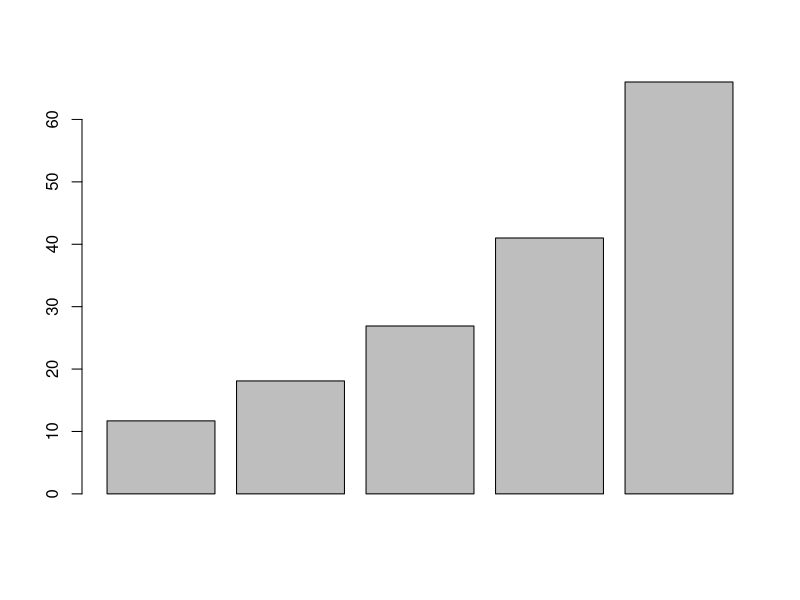
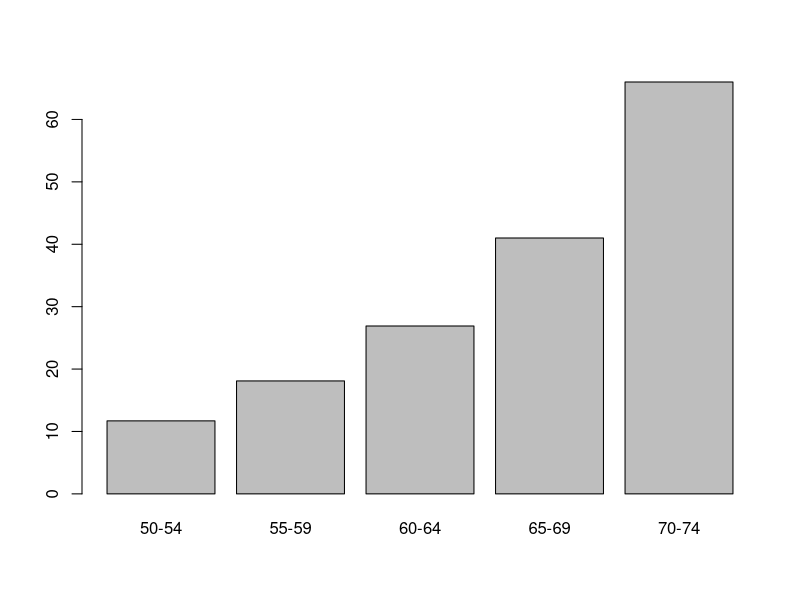
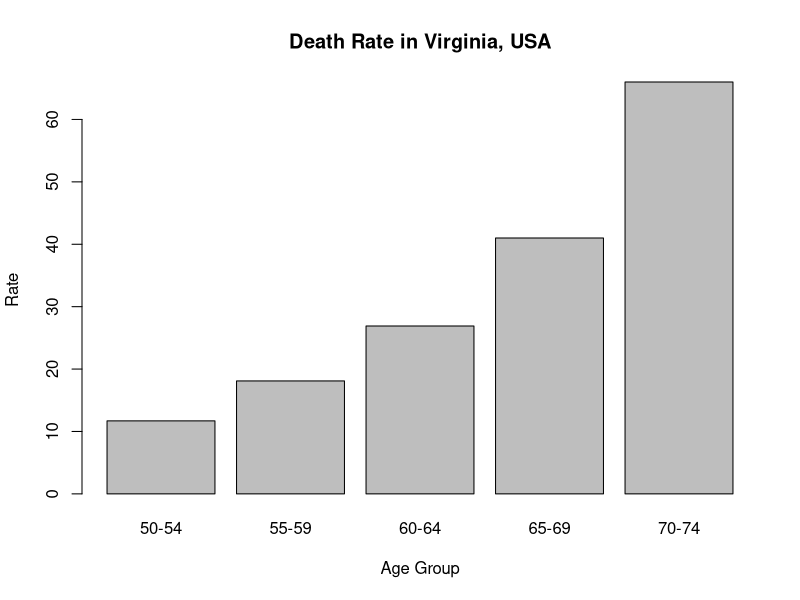
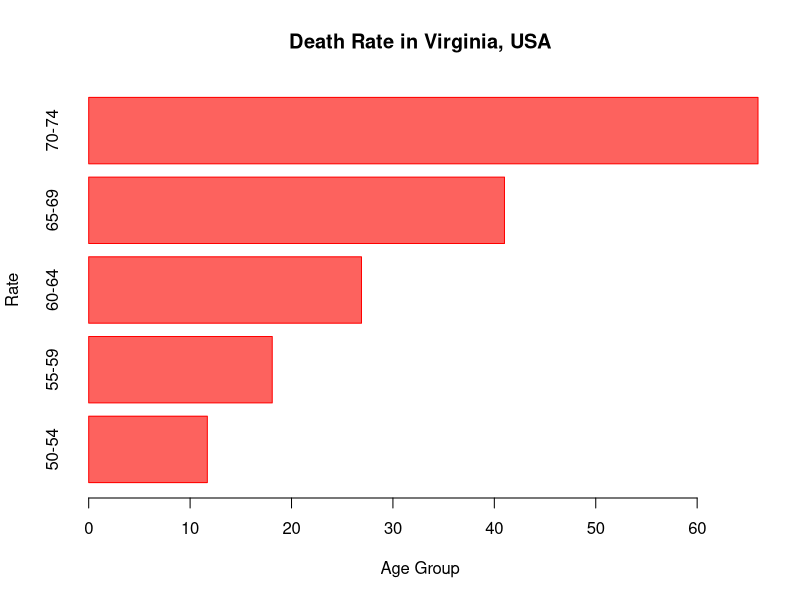
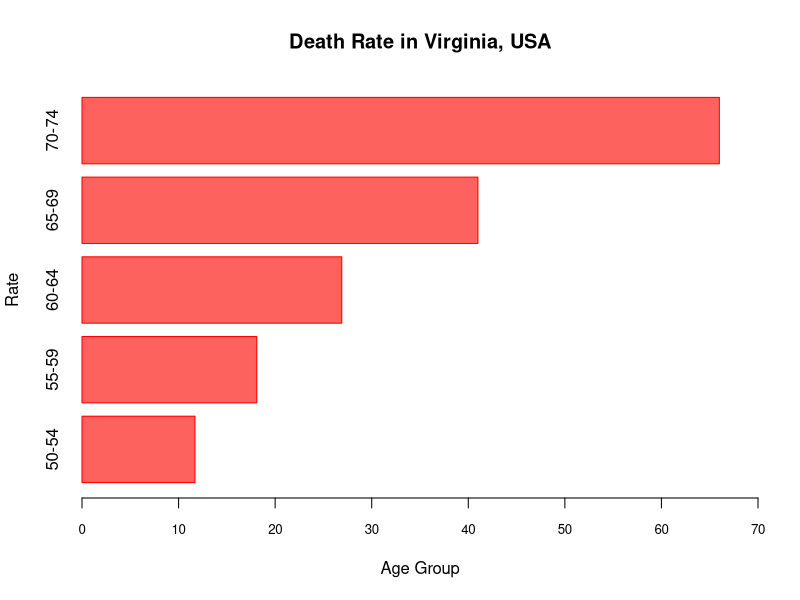
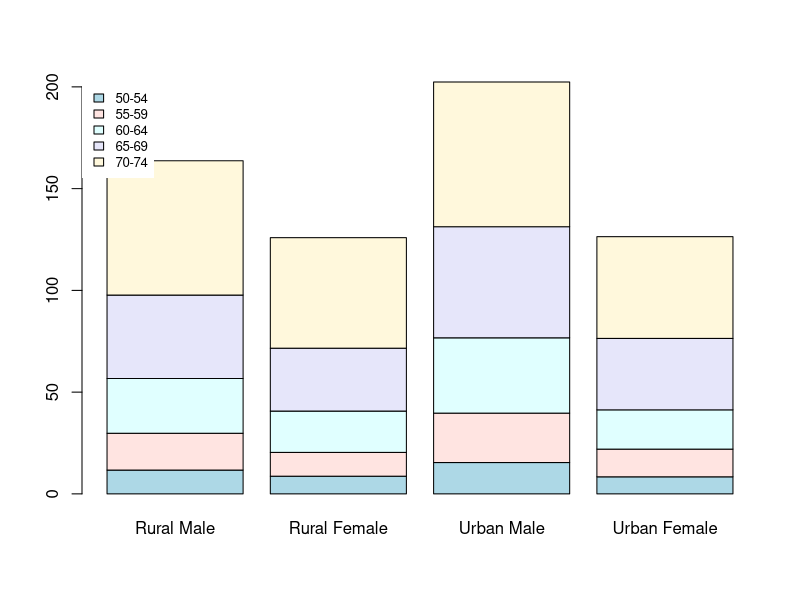
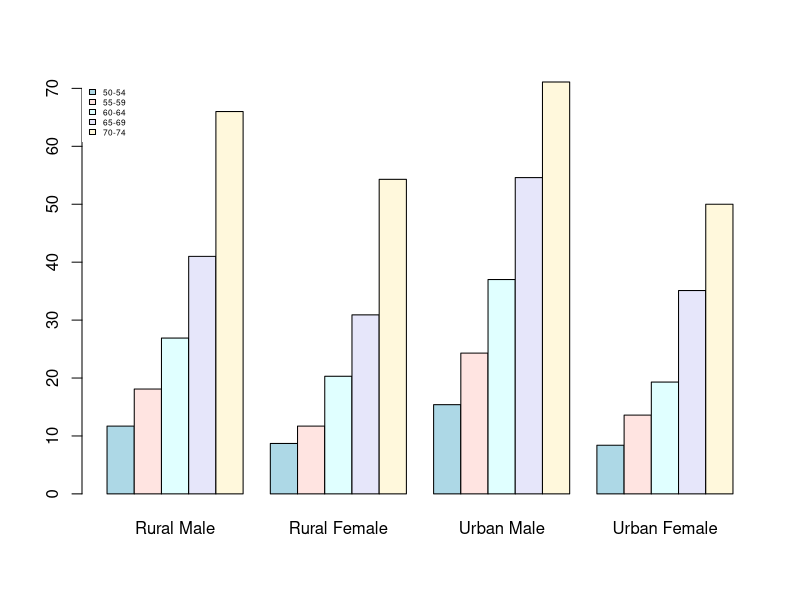
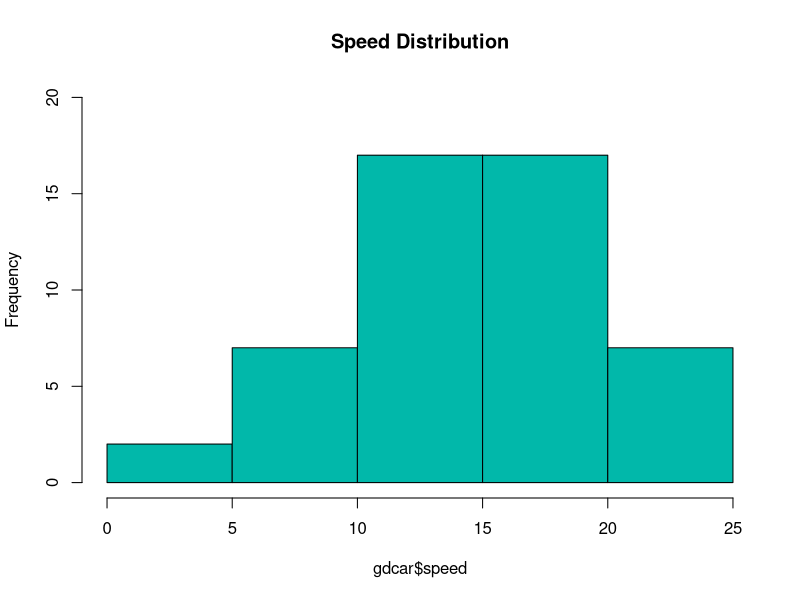

Recreate these plots in R, in order. (Note: this script raises an error after producing the figures.)

# load
gd <- as.data.frame(VADeaths)
barplot(gd$`Rural Male`)

barplot(
  gd$`Rural Male`,
  names.arg = c('50-54', '55-59', '60-64', '65-69', '70-74'))

# title and x and y axis labael
barplot(
  gd$`Rural Male`,
  names.arg = c('50-54', '55-59', '60-64', '65-69', '70-74'),
  main = "Death Rate in Virginia, USA",xlab = 'Age Group',ylab = 'Rate')

# horiz and color
barplot(
  gd$`Rural Male`,
  names.arg = c('50-54', '55-59', '60-64', '65-69', '70-74'),
  horiz = T,
  main = "Death Rate in Virginia, USA",
  xlab = 'Age Group',
  ylab = 'Rate',
  col = "#FD625E",
  border = "red"
)

# add values of range for x axis
# normal barchart
barplot(
  gd$`Rural Male`,
  names.arg = c('50-54', '55-59', '60-64', '65-69', '70-74'),
  horiz = T,
  main = "Death Rate in Virginia, USA",
  xlab = 'Age Group',
  ylab = 'Rate',
  col = "#FD625E",
  border = "red",
  xlim = c(0,70),cex.axis = .80,
  )

# sub divide /stacked bar diagram:
# stacked barchart
# barplot(gd,col = c('lightblue','mistyrose','lightcyan','lavender','cornsilk',legend=rownames(gd)))
my_color <- c('lightblue','mistyrose','lightcyan','lavender','cornsilk')

gdm <- as.matrix(gd)
barplot(gdm, col = my_color)
legend("topleft",legend = rownames(gdm),fill = my_color,box.lty = 0, cex = 0.8)


# bargraph for multiple or group bar diagram
# barplot(gd,col = c('lightblue','mistyrose','lightcyan','lavender','cornsilk',legend=rownames(gd)))
my_color <- c('lightblue','mistyrose','lightcyan','lavender','cornsilk')

gdm <- as.matrix(gd)
barplot(gdm, col = my_color,beside = T,)
legend('topleft', legend = rownames(gdm),box.lty = 0,cex = 0.5,fill = my_color)


# Histogram, Q-Q and Desntity plots;
# usedd to represent continous variavble graphically
# converts continuous data into calssclass intervarl which R calls breaks


gdcar <- as.data.frame(cars)
hist(gdcar$speed,main = "Speed Distribution",ylim = c(0,20),col = "#01B8AA")

hist(gdcar$speed,main = "Speed Distribution",ylim = c(0,20),col = "#01B8AA",breaks = 10)

# use mean if data is normally distributed
# if S.D if you are using mean
# use median if data is skewed
# use IQR, Q1 and Q2 if using median

# qq plot with qq line to assess normaliity

qqnorm(gdcar$speed)

qqline(gdcar$speed,col="green")


# use density plot 
density(cars$speed)
plot(
  density(cars$speed),
  frame = FALSE,
  col = 'steelblue',
  main = "Density Plot of MPG"
)
polygon(density(cars$speed),col = 'steelblue')



# piechart

pie(gd$`Rural Male`,labels = rownames(gd),raidus=1)
pie(
  gd$`Rural Male`,
  labels = rownames(gd),
  raidus = 1,
  col = c('#324341', '#487533', '#988272', '#762722', '#327462'),
  
)

gd$pie_percent <- round(100*gd$`Rural Male`/sum(gd$`Rural Male`),1)
pie(
  gd$`Rural Male`,
  labels = gd$pie_percent, main = '%Deaths by Age groups for Rural Male',
  col=rainbow(length(gd$`Rural Male`)))
legend("topright",
       c(
         '50-54',
         '55-59',
         '60-64',
         '65-69',
         '70-74'),
         cex = 0.8,
         fill = rainbow(length(gd$`Rural Male`))
       )



# line chart
# line charts are created for time series data!

plot(cars$speed)
plot(cars$speed)


# using scatterplot

plot(cars$speed,cars$dist)

# use pearson

# use if not linear
# spearedman corelation coefficients()

# box plot

boxplot(mpg ~ cyl, data = mtcars)

# boxplot in R shows outlier
# tukey boxplot
boxplot(mpg ~ cyl, data = mtcars,xlab = 'Number of Cylinders',ylab = 'Miles Per Gallon',main='Milaage Data')


# graph from data frame

barplot(mtcars$mpg)
hist(mtcars$mpg)
plot(density(mtcars$mpg))


# hist is based on density
# barplot is based on frequency

hist(mtcars$mpg,col = 'steelblue')
abline(v=median(mtcars$mpg),lwd=3,lty=2)


hist(mtcars$mpg,col = 'steelblue')
abline(v=(3*median(mtcars$mpg)-2*mean(mtcars$mpg)),lwd=3,lty=2)


# scatter plot iwht horizontal abline

plot(mtcars$mpg, mtcars$wt,pch=16,xlab='MPG',ylab='Wieght')
abline(h=2,col='blue',lwd=2)
abline(h=4,col='blue',lwd=2)

plot(mtcars$mpg, mtcars$wt,pch=16,xlab='MPG',ylab='Wieght')
abline(v=15,col='red',lwd=2)
abline(v=30,col='red',lty=2)

plot(mtcars$wt, mtcars$mpg,pch=16,xlab='MPG',ylab='Wieght')
abline(h=mean(mtcars$mpg),col='red',lwd=2)
abline(h=mean(mtcars$mpg)+sd(mtcars$mpg),col='blue',lwd=2, lty=2)
abline(h=mean(mtcars$mpg)-sd(mtcars$mpg),col='blue',lwd=2, lty=2)



# scatter plot with albine from a model

plot(mtcars$wt,mtcars$mpg, main = 'Scatter Plot wiht abline', xlab='weight', ylab = 'MPG')
reg_mod <- lm(mtcars$mpg ~ mtcars$wt)
abline(reg_mod, col='red')

plot(mtcars$wt,mtcars$mpg, main = 'Scatter Plot wiht abline', xlab='weight', ylab = 'MPG')
reg_mod <- lm(mtcars$mpg ~ mtcars$wt)
abline(reg_mod, col='red')
lines(lowess(mtcars$wt,mtcars$mpg),col='blue',lwd=3)

plot(df$hp, df$disp, main =
       "Scatterplot with model abline",
     xlab = "Horse power", ylab =
       "Displacement")
abline(lm(df$disp ~ df$hp))
lines(lowess(df$hp, df$disp), col =
        "red", lwd = 3)
lines(lowess(df$hp, df$disp, f=1),
      col = "purple", lwd = 3)
lines(lowess(df$hp, df$disp, f=0.1),
        col = "blue", lwd = 3)
